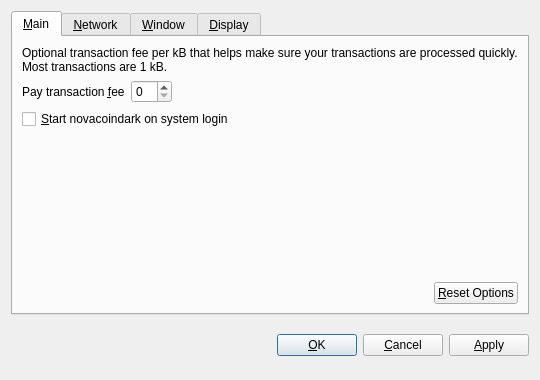
<?xml version="1.0" encoding="UTF-8"?>
<ui version="4.0">
 <class>OptionsDialog</class>
 <widget class="QDialog" name="OptionsDialog">
  <property name="geometry">
   <rect>
    <x>0</x>
    <y>0</y>
    <width>540</width>
    <height>380</height>
   </rect>
  </property>
  <property name="windowTitle">
   <string>Options</string>
  </property>
  <property name="modal">
   <bool>true</bool>
  </property>
  <layout class="QVBoxLayout" name="verticalLayout">
   <item>
    <widget class="QTabWidget" name="tabWidget">
     <property name="tabPosition">
      <enum>QTabWidget::North</enum>
     </property>
     <property name="currentIndex">
      <number>0</number>
     </property>
     <widget class="QWidget" name="tabMain">
      <attribute name="title">
       <string>&amp;Main</string>
      </attribute>
      <layout class="QVBoxLayout" name="verticalLayout_Main">
       <item>
        <widget class="QLabel" name="transactionFeeInfoLabel">
         <property name="text">
          <string>Optional transaction fee per kB that helps make sure your transactions are processed quickly. Most transactions are 1 kB.</string>
         </property>
         <property name="textFormat">
          <enum>Qt::PlainText</enum>
         </property>
         <property name="wordWrap">
          <bool>true</bool>
         </property>
        </widget>
       </item>
       <item>
        <layout class="QHBoxLayout" name="horizontalLayout_1_Main">
         <item>
          <widget class="QLabel" name="transactionFeeLabel">
           <property name="text">
            <string>Pay transaction &amp;fee</string>
           </property>
           <property name="textFormat">
            <enum>Qt::PlainText</enum>
           </property>
           <property name="buddy">
            <cstring>transactionFee</cstring>
           </property>
          </widget>
         </item>
         <item>
          <widget class="BitcoinAmountField" name="transactionFee"/>
         </item>
         <item>
          <spacer name="horizontalSpacer_1_Main">
           <property name="orientation">
            <enum>Qt::Horizontal</enum>
           </property>
           <property name="sizeHint" stdset="0">
            <size>
             <width>40</width>
             <height>20</height>
            </size>
           </property>
          </spacer>
         </item>
        </layout>
       </item>
       <item>
        <widget class="QCheckBox" name="bitcoinAtStartup">
         <property name="toolTip">
          <string>Automatically start novacoindark after logging in to the system.</string>
         </property>
         <property name="text">
          <string>&amp;Start novacoindark on system login</string>
         </property>
        </widget>
       </item>
       <item>
        <spacer name="verticalSpacer_Main">
         <property name="orientation">
          <enum>Qt::Vertical</enum>
         </property>
         <property name="sizeHint" stdset="0">
          <size>
           <width>20</width>
           <height>40</height>
          </size>
         </property>
        </spacer>
       </item>
       <item>
        <layout class="QHBoxLayout" name="horizontalLayout_2_Main">
         <item>
          <spacer name="horizontalSpacer_2_Main">
           <property name="orientation">
            <enum>Qt::Horizontal</enum>
           </property>
           <property name="sizeHint" stdset="0">
            <size>
             <width>40</width>
             <height>20</height>
            </size>
           </property>
          </spacer>
         </item>
         <item>
          <widget class="QPushButton" name="resetButton">
           <property name="toolTip">
            <string>Reset all client options to default.</string>
           </property>
           <property name="text">
            <string>&amp;Reset Options</string>
           </property>
           <property name="autoDefault">
            <bool>false</bool>
           </property>
          </widget>
         </item>
        </layout>
       </item>
      </layout>
     </widget>
     <widget class="QWidget" name="tabNetwork">
      <attribute name="title">
       <string>&amp;Network</string>
      </attribute>
      <layout class="QVBoxLayout" name="verticalLayout_Network">
       <item>
        <widget class="QCheckBox" name="mapPortUpnp">
         <property name="toolTip">
          <string>Automatically open the novacoindark client port on the router. This only works when your router supports UPnP and it is enabled.</string>
         </property>
         <property name="text">
          <string>Map port using &amp;UPnP</string>
         </property>
        </widget>
       </item>
       <item>
        <widget class="QCheckBox" name="connectSocks">
         <property name="toolTip">
          <string>Connect to the novacoindark network through a SOCKS proxy (e.g. when connecting through Tor).</string>
         </property>
         <property name="text">
          <string>&amp;Connect through SOCKS proxy:</string>
         </property>
        </widget>
       </item>
       <item>
        <layout class="QHBoxLayout" name="horizontalLayout_Network">
         <item>
          <widget class="QLabel" name="proxyIpLabel">
           <property name="text">
            <string>Proxy &amp;IP:</string>
           </property>
           <property name="textFormat">
            <enum>Qt::PlainText</enum>
           </property>
           <property name="buddy">
            <cstring>proxyIp</cstring>
           </property>
          </widget>
         </item>
         <item>
          <widget class="QValidatedLineEdit" name="proxyIp">
           <property name="maximumSize">
            <size>
             <width>140</width>
             <height>16777215</height>
            </size>
           </property>
           <property name="toolTip">
            <string>IP address of the proxy (e.g. 127.0.0.1)</string>
           </property>
          </widget>
         </item>
         <item>
          <widget class="QLabel" name="proxyPortLabel">
           <property name="text">
            <string>&amp;Port:</string>
           </property>
           <property name="textFormat">
            <enum>Qt::PlainText</enum>
           </property>
           <property name="buddy">
            <cstring>proxyPort</cstring>
           </property>
          </widget>
         </item>
         <item>
          <widget class="QLineEdit" name="proxyPort">
           <property name="maximumSize">
            <size>
             <width>55</width>
             <height>16777215</height>
            </size>
           </property>
           <property name="toolTip">
            <string>Port of the proxy (e.g. 9050)</string>
           </property>
          </widget>
         </item>
         <item>
          <widget class="QLabel" name="socksVersionLabel">
           <property name="text">
            <string>SOCKS &amp;Version:</string>
           </property>
           <property name="textFormat">
            <enum>Qt::PlainText</enum>
           </property>
           <property name="buddy">
            <cstring>socksVersion</cstring>
           </property>
          </widget>
         </item>
         <item>
          <widget class="QValueComboBox" name="socksVersion">
           <property name="toolTip">
            <string>SOCKS version of the proxy (e.g. 5)</string>
           </property>
          </widget>
         </item>
         <item>
          <spacer name="horizontalSpacer_Network">
           <property name="orientation">
            <enum>Qt::Horizontal</enum>
           </property>
           <property name="sizeHint" stdset="0">
            <size>
             <width>40</width>
             <height>20</height>
            </size>
           </property>
          </spacer>
         </item>
        </layout>
       </item>
       <item>
        <spacer name="verticalSpacer_Network">
         <property name="orientation">
          <enum>Qt::Vertical</enum>
         </property>
         <property name="sizeHint" stdset="0">
          <size>
           <width>20</width>
           <height>40</height>
          </size>
         </property>
        </spacer>
       </item>
      </layout>
     </widget>
     <widget class="QWidget" name="tabWindow">
      <attribute name="title">
       <string>&amp;Window</string>
      </attribute>
      <layout class="QVBoxLayout" name="verticalLayout_Window">
       <item>
        <widget class="QCheckBox" name="minimizeToTray">
         <property name="toolTip">
          <string>Show only a tray icon after minimizing the window.</string>
         </property>
         <property name="text">
          <string>&amp;Minimize to the tray instead of the taskbar</string>
         </property>
        </widget>
       </item>
       <item>
        <widget class="QCheckBox" name="minimizeOnClose">
         <property name="toolTip">
          <string>Minimize instead of exit the application when the window is closed. When this option is enabled, the application will be closed only after selecting Quit in the menu.</string>
         </property>
         <property name="text">
          <string>M&amp;inimize on close</string>
         </property>
        </widget>
       </item>
       <item>
        <spacer name="verticalSpacer_Window">
         <property name="orientation">
          <enum>Qt::Vertical</enum>
         </property>
         <property name="sizeHint" stdset="0">
          <size>
           <width>20</width>
           <height>40</height>
          </size>
         </property>
        </spacer>
       </item>
      </layout>
     </widget>
     <widget class="QWidget" name="tabDisplay">
      <attribute name="title">
       <string>&amp;Display</string>
      </attribute>
      <layout class="QVBoxLayout" name="verticalLayout_Display">
       <item>
        <layout class="QHBoxLayout" name="horizontalLayout_1_Display">
         <item>
          <widget class="QLabel" name="langLabel">
           <property name="text">
            <string>User Interface &amp;language:</string>
           </property>
           <property name="textFormat">
            <enum>Qt::PlainText</enum>
           </property>
           <property name="buddy">
            <cstring>lang</cstring>
           </property>
          </widget>
         </item>
         <item>
          <widget class="QValueComboBox" name="lang">
           <property name="toolTip">
            <string>The user interface language can be set here. This setting will take effect after restarting novacoindark.</string>
           </property>
          </widget>
         </item>
        </layout>
       </item>
       <item>
        <layout class="QHBoxLayout" name="horizontalLayout_2_Display">
         <item>
          <widget class="QLabel" name="unitLabel">
           <property name="text">
            <string>&amp;Unit to show amounts in:</string>
           </property>
           <property name="textFormat">
            <enum>Qt::PlainText</enum>
           </property>
           <property name="buddy">
            <cstring>unit</cstring>
           </property>
          </widget>
         </item>
         <item>
          <widget class="QValueComboBox" name="unit">
           <property name="toolTip">
            <string>Choose the default subdivision unit to show in the interface and when sending coins.</string>
           </property>
          </widget>
         </item>
        </layout>
       </item>
       <item>
        <widget class="QCheckBox" name="displayAddresses">
         <property name="toolTip">
          <string>Whether to show novacoindark addresses in the transaction list or not.</string>
         </property>
         <property name="text">
          <string>&amp;Display addresses in transaction list</string>
         </property>
        </widget>
       </item>
       <item>
        <widget class="QCheckBox" name="coinControlFeatures">
         <property name="toolTip">
          <string>Whether to show coin control features or not.</string>
         </property>
         <property name="text">
          <string>Display coin &amp;control features (experts only!)</string>
         </property>
        </widget>
       </item>
       <item>
        <spacer name="verticalSpacer_Display">
         <property name="orientation">
          <enum>Qt::Vertical</enum>
         </property>
         <property name="sizeHint" stdset="0">
          <size>
           <width>20</width>
           <height>40</height>
          </size>
         </property>
        </spacer>
       </item>
      </layout>
     </widget>
    </widget>
   </item>
   <item>
    <layout class="QHBoxLayout" name="horizontalLayout_Buttons">
     <item>
      <spacer name="horizontalSpacer_1">
       <property name="orientation">
        <enum>Qt::Horizontal</enum>
       </property>
       <property name="sizeHint" stdset="0">
        <size>
         <width>40</width>
         <height>48</height>
        </size>
       </property>
      </spacer>
     </item>
     <item>
      <widget class="QLabel" name="statusLabel">
       <property name="font">
        <font>
         <weight>75</weight>
         <bold>true</bold>
        </font>
       </property>
       <property name="text">
        <string/>
       </property>
       <property name="textFormat">
        <enum>Qt::PlainText</enum>
       </property>
       <property name="wordWrap">
        <bool>true</bool>
       </property>
      </widget>
     </item>
     <item>
      <spacer name="horizontalSpacer_2">
       <property name="orientation">
        <enum>Qt::Horizontal</enum>
       </property>
       <property name="sizeHint" stdset="0">
        <size>
         <width>40</width>
         <height>48</height>
        </size>
       </property>
      </spacer>
     </item>
     <item>
      <widget class="QPushButton" name="okButton">
       <property name="text">
        <string>&amp;OK</string>
       </property>
      </widget>
     </item>
     <item>
      <widget class="QPushButton" name="cancelButton">
       <property name="text">
        <string>&amp;Cancel</string>
       </property>
       <property name="autoDefault">
        <bool>false</bool>
       </property>
      </widget>
     </item>
     <item>
      <widget class="QPushButton" name="applyButton">
       <property name="text">
        <string>&amp;Apply</string>
       </property>
       <property name="autoDefault">
        <bool>false</bool>
       </property>
      </widget>
     </item>
    </layout>
   </item>
  </layout>
 </widget>
 <customwidgets>
  <customwidget>
   <class>BitcoinAmountField</class>
   <extends>QSpinBox</extends>
   <header>bitcoinamountfield.h</header>
  </customwidget>
  <customwidget>
   <class>QValueComboBox</class>
   <extends>QComboBox</extends>
   <header>qvaluecombobox.h</header>
  </customwidget>
  <customwidget>
   <class>QValidatedLineEdit</class>
   <extends>QLineEdit</extends>
   <header>qvalidatedlineedit.h</header>
  </customwidget>
 </customwidgets>
 <resources/>
 <connections/>
</ui>
